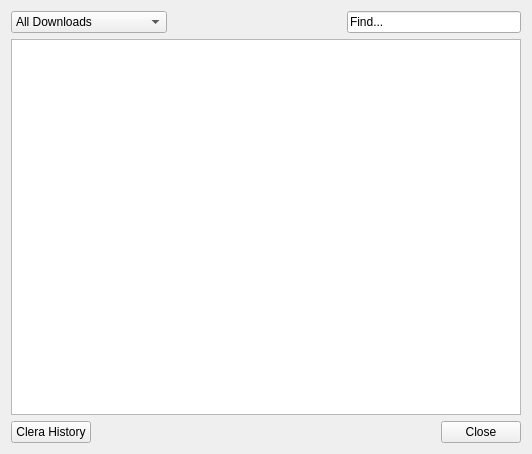
<?xml version="1.0" encoding="UTF-8"?>
<ui version="4.0">
 <class>historyWidget</class>
 <widget class="QWidget" name="historyWidget">
  <property name="geometry">
   <rect>
    <x>0</x>
    <y>0</y>
    <width>532</width>
    <height>454</height>
   </rect>
  </property>
  <property name="windowTitle">
   <string>Downloads History</string>
  </property>
  <layout class="QVBoxLayout" name="verticalLayout">
   <item>
    <layout class="QHBoxLayout" name="horizontalLayout">
     <item>
      <widget class="QComboBox" name="m_filtre">
       <item>
        <property name="text">
         <string>All Downloads</string>
        </property>
       </item>
       <item>
        <property name="text">
         <string>Tody</string>
        </property>
       </item>
       <item>
        <property name="text">
         <string>Yesterday</string>
        </property>
       </item>
       <item>
        <property name="text">
         <string>In the previous 7 days</string>
        </property>
       </item>
       <item>
        <property name="text">
         <string>in the previous 31 days</string>
        </property>
       </item>
       <item>
        <property name="text">
         <string>in this calendar month</string>
        </property>
       </item>
      </widget>
     </item>
     <item>
      <spacer name="horizontalSpacer_2">
       <property name="orientation">
        <enum>Qt::Horizontal</enum>
       </property>
       <property name="sizeHint" stdset="0">
        <size>
         <width>40</width>
         <height>20</height>
        </size>
       </property>
      </spacer>
     </item>
     <item>
      <widget class="QLineEdit" name="m_findEdit">
       <property name="text">
        <string>Find...</string>
       </property>
      </widget>
     </item>
    </layout>
   </item>
   <item>
    <widget class="QTableWidget" name="m_tableWidget"/>
   </item>
   <item>
    <layout class="QHBoxLayout" name="horizontalLayout_2">
     <item>
      <widget class="QPushButton" name="m_clearHistory">
       <property name="text">
        <string>Clera History</string>
       </property>
       <property name="icon">
        <iconset resource="../rapid-down.qrc">
         <normaloff>:/data/clear-history.png</normaloff>:/data/clear-history.png</iconset>
       </property>
      </widget>
     </item>
     <item>
      <spacer name="horizontalSpacer">
       <property name="orientation">
        <enum>Qt::Horizontal</enum>
       </property>
       <property name="sizeHint" stdset="0">
        <size>
         <width>40</width>
         <height>20</height>
        </size>
       </property>
      </spacer>
     </item>
     <item>
      <widget class="QPushButton" name="m_close">
       <property name="text">
        <string>Close</string>
       </property>
       <property name="icon">
        <iconset resource="../rapid-down.qrc">
         <normaloff>:/data/close.png</normaloff>:/data/close.png</iconset>
       </property>
      </widget>
     </item>
    </layout>
   </item>
  </layout>
 </widget>
 <resources>
  <include location="../rapid-down.qrc"/>
 </resources>
 <connections>
  <connection>
   <sender>m_close</sender>
   <signal>clicked()</signal>
   <receiver>historyWidget</receiver>
   <slot>close()</slot>
   <hints>
    <hint type="sourcelabel">
     <x>486</x>
     <y>436</y>
    </hint>
    <hint type="destinationlabel">
     <x>265</x>
     <y>226</y>
    </hint>
   </hints>
  </connection>
 </connections>
</ui>
